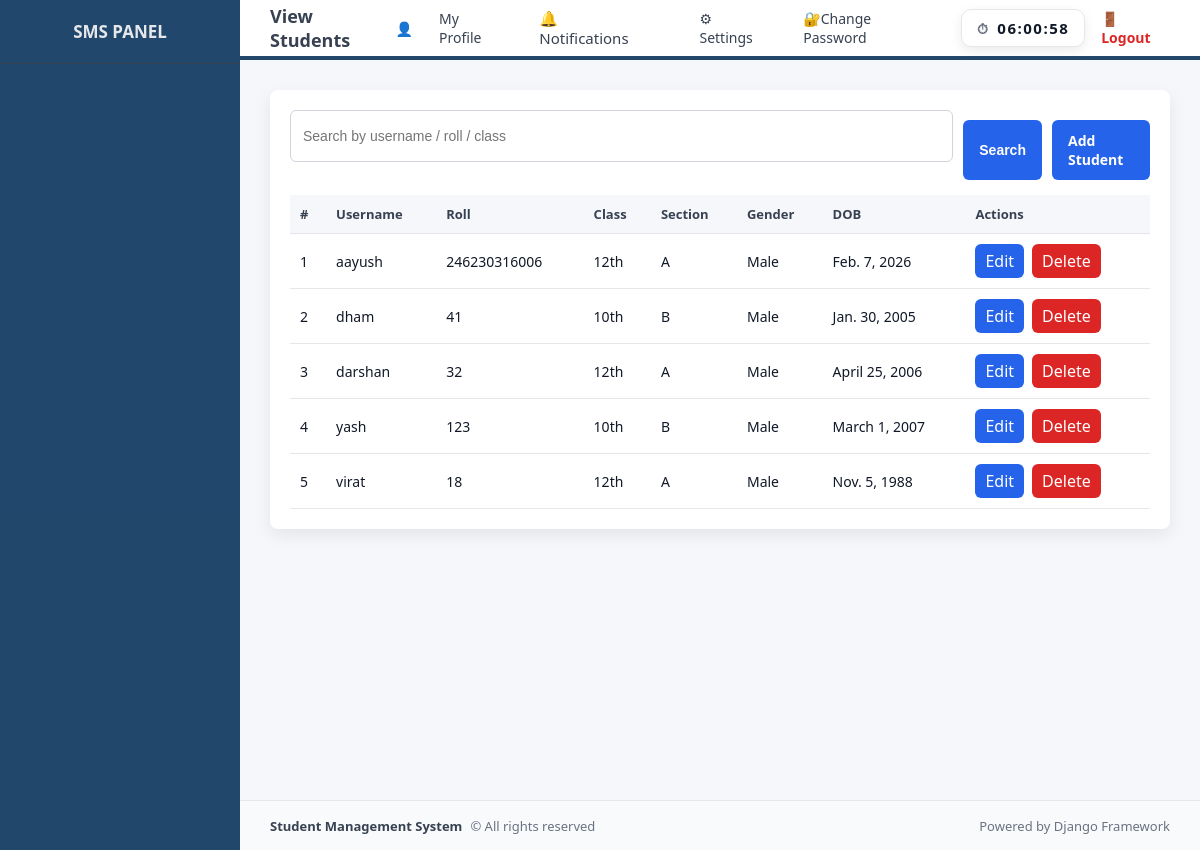
The app's page /students/, older data.
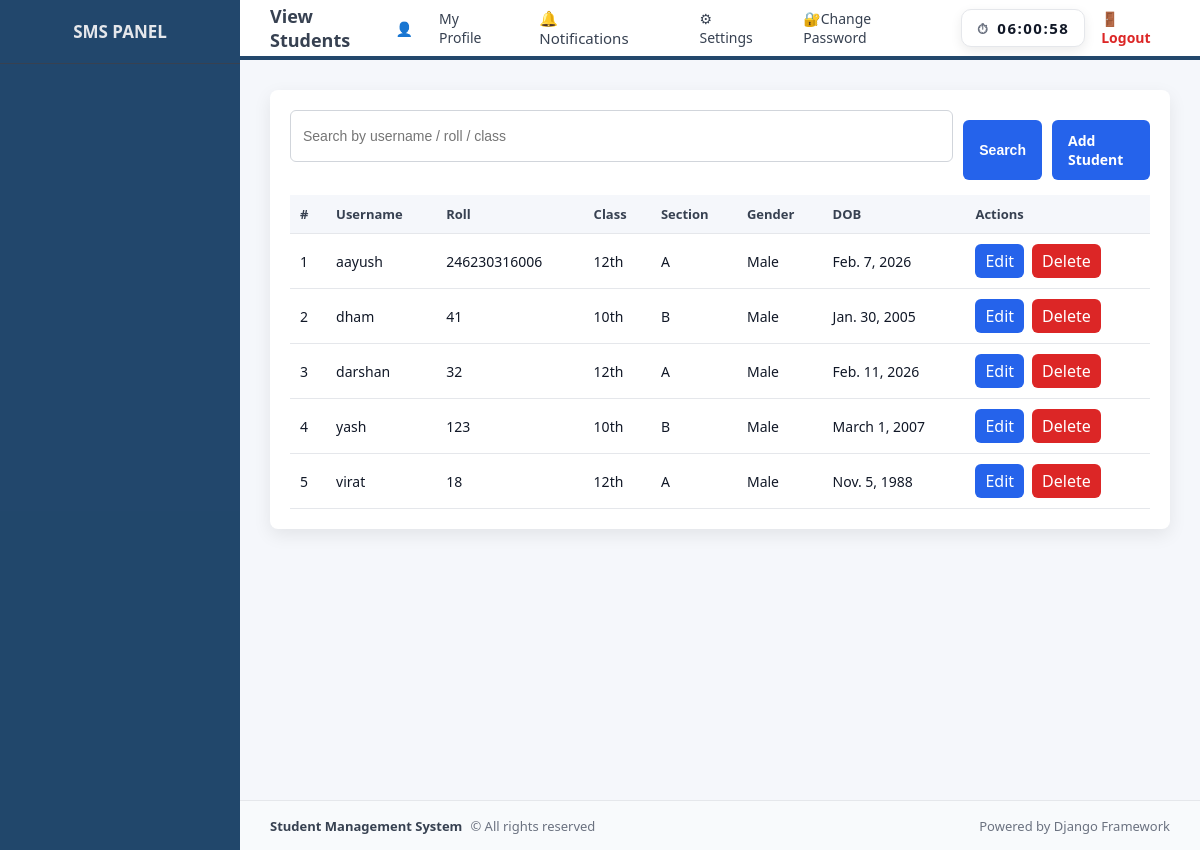
The same page, newer data.
### school/models.py (models this page shows, shortened)
class Student(models.Model):
    user = models.OneToOneField(User, on_delete=models.CASCADE)
    roll_number = models.IntegerField(unique=True)
    classroom = models.ForeignKey(
        ClassRoom,
        on_delete=models.SET_NULL,
        null=True,
        blank=True,
        related_name="students"
    )
    gender = models.CharField(
        max_length=10,
        choices=[('Male', 'Male'), ('Female', 'Female')]
    )
    profile_image = models.ImageField(
        upload_to = 'student_profiles/',
        default='student_profiles.default.png',
        blank = True,
        null = True
    )
    date_of_birth = models.DateField()
    address = models.TextField()

class ClassRoom(models.Model):
    class_name = models.CharField(max_length=50)
    section = models.CharField(max_length=10)
    class_teacher = models.ForeignKey(
        User,
        on_delete=models.SET_NULL,
        null=True,
        blank=True,
        related_name='class_teacher'
    )
    total_students = models.PositiveIntegerField()
    capacity = models.PositiveIntegerField()
    class meta :
        unique_together = ('class_name', 'section')
        ordering = ('class_name', 'section')

### school/views.py (the view, shortened to what this page needs)
# urls.py: path("students/", views.view_students, name="view_students"),
def view_students(request):
    students = Student.objects.select_related('classroom', 'user')
    q = request.GET.get('q')
    return render(request, 'school/view_students.html', {
        'students': students
    })

### school/context_processors.py (called while the page is built)
def notification_count(request):
    if request.user.is_authenticated:
        count = Notification.objects.filter(
            user = request.user,
            is_read = False
        ).count()
    else:
        count = 0
    return {'notification_count': count}

def user_roles(request):
    user = request.user
    return {
        'is_admin': user.is_authenticated and (
            user.is_superuser or user.groups.filter(name='Admin').exists()
        ),
        'is_teacher': user.is_authenticated and user.groups.filter(name='Teacher').exists(),
        'is_student': user.is_authenticated and user.groups.filter(name='Student').exists(),
    }

### templates/school/view_students.html (shortened to what this page needs)
{% extends "school/base.html" %}
{% block page_title %}View Students{% endblock %}
{% block content %}
<div class="table-wrapper">
    <form method="GET" style="margin-bottom: 15px; display:flex; gap:10px;">
        <input type="text" name="q" placeholder="Search by username / roll / class"
               value="{{ query }}">
        <button class="btn">Search</button>
        <a href="{% url 'add_student' %}" class="btn btn-primary" style="margin-left:auto;">Add Student</a>
    </form>
    <table class="table">
        <thead>
            <tr>
                <th>#</th>
                <th>Username</th>
                <th>Roll</th>
                <th>Class</th>
                <th>Section</th>
                <th>Gender</th>
                <th>DOB</th>
                <th>Actions</th>
            </tr>
        </thead>
        <tbody>
            {% for student in students %}
            <tr class="clickable-row" data-href="{% url 'student_profile' student.id %}">
                <td>{{ forloop.counter }}</td>
                <td>{{ student.user.username }}</td>
                <td>{{ student.roll_number }}</td>
                <td>{{ student.classroom.class_name }}</td>
                <td>{{ student.classroom.section }}</td>
                <td>{{ student.gender }}</td>
                <td>{{ student.date_of_birth }}</td>
                <td>
                    <div class="table-actions">
                        <a href="{% url 'update_student' student.id %}" class="btn-sm btn-edit">Edit</a>
                        <a href="{% url 'delete_student' student.id %}"
                           class="btn-sm btn-delete"
                           onclick="return confirm('Are you sure?')">Delete</a>
                    </div>
                </td>
            </tr>
            {% empty %}
            <tr>
                <td colspan="8">Not students found</td>
            </tr>
            {% endfor %}
        </tbody>
    </table>
</div>
{% endblock %}

Row changes from the older to the newer data that the page shows:
changed Student "darshan": date_of_birth "April 25, 2006" → "Feb. 11, 2026"
